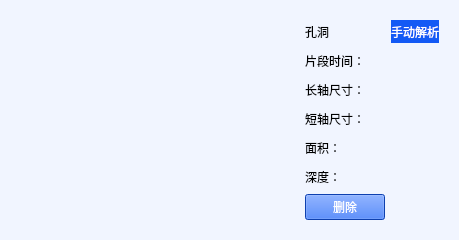
<?xml version="1.0" encoding="UTF-8"?>
<ui version="4.0">
 <class>WgtSingleHoleDisplay</class>
 <widget class="QWidget" name="WgtSingleHoleDisplay">
  <property name="geometry">
   <rect>
    <x>0</x>
    <y>0</y>
    <width>459</width>
    <height>240</height>
   </rect>
  </property>
  <property name="sizePolicy">
   <sizepolicy hsizetype="Fixed" vsizetype="Fixed">
    <horstretch>0</horstretch>
    <verstretch>0</verstretch>
   </sizepolicy>
  </property>
  <property name="styleSheet">
   <string notr="true">background-color: rgb(241, 245, 255);</string>
  </property>
  <layout class="QHBoxLayout" name="horizontalLayout">
   <item>
    <widget class="QLabel" name="lab_hole_img_display">
     <property name="margin">
      <number>9</number>
     </property>
    </widget>
   </item>
   <item>
    <widget class="QWidget" name="widget" native="true">
     <property name="sizePolicy">
      <sizepolicy hsizetype="Fixed" vsizetype="Preferred">
       <horstretch>0</horstretch>
       <verstretch>0</verstretch>
      </sizepolicy>
     </property>
     <layout class="QGridLayout" name="gridLayout">
      <property name="leftMargin">
       <number>9</number>
      </property>
      <property name="topMargin">
       <number>9</number>
      </property>
      <property name="rightMargin">
       <number>9</number>
      </property>
      <property name="bottomMargin">
       <number>9</number>
      </property>
      <item row="3" column="1">
       <widget class="QLabel" name="lab_width_display"/>
      </item>
      <item row="3" column="0">
       <widget class="QLabel" name="label_hint_width">
        <property name="text">
         <string>短轴尺寸：</string>
        </property>
       </widget>
      </item>
      <item row="5" column="0">
       <widget class="QLabel" name="lab_hint_depth">
        <property name="text">
         <string>深度：</string>
        </property>
       </widget>
      </item>
      <item row="1" column="0">
       <widget class="QLabel" name="lab_hint_duration">
        <property name="sizePolicy">
         <sizepolicy hsizetype="Fixed" vsizetype="Preferred">
          <horstretch>0</horstretch>
          <verstretch>0</verstretch>
         </sizepolicy>
        </property>
        <property name="text">
         <string>片段时间：</string>
        </property>
       </widget>
      </item>
      <item row="1" column="1">
       <widget class="QLabel" name="lab_duration_display"/>
      </item>
      <item row="2" column="1">
       <widget class="QLabel" name="lab_height_display"/>
      </item>
      <item row="4" column="0">
       <widget class="QLabel" name="lab_hint_area">
        <property name="text">
         <string>面积：</string>
        </property>
       </widget>
      </item>
      <item row="0" column="0">
       <widget class="QLabel" name="lab_hole_id">
        <property name="text">
         <string>孔洞</string>
        </property>
       </widget>
      </item>
      <item row="5" column="1">
       <widget class="QLabel" name="lab_depth_display"/>
      </item>
      <item row="2" column="0">
       <widget class="QLabel" name="lab_hint_height">
        <property name="text">
         <string>长轴尺寸：</string>
        </property>
       </widget>
      </item>
      <item row="4" column="1">
       <widget class="QLabel" name="lab_area_display"/>
      </item>
      <item row="6" column="0">
       <widget class="QPushButton" name="btn_delete">
        <property name="sizePolicy">
         <sizepolicy hsizetype="Preferred" vsizetype="Preferred">
          <horstretch>0</horstretch>
          <verstretch>0</verstretch>
         </sizepolicy>
        </property>
        <property name="styleSheet">
         <string notr="true">background-color: rgb(19, 89, 245);
color: rgb(255, 255, 255);</string>
        </property>
        <property name="text">
         <string>删除</string>
        </property>
       </widget>
      </item>
      <item row="0" column="1">
       <widget class="QLabel" name="lab_from_display">
        <property name="styleSheet">
         <string notr="true">background-color: rgb(19, 89, 245);
color: rgb(255, 255, 255);</string>
        </property>
        <property name="text">
         <string>手动解析</string>
        </property>
       </widget>
      </item>
     </layout>
    </widget>
   </item>
  </layout>
 </widget>
 <resources/>
 <connections/>
</ui>
